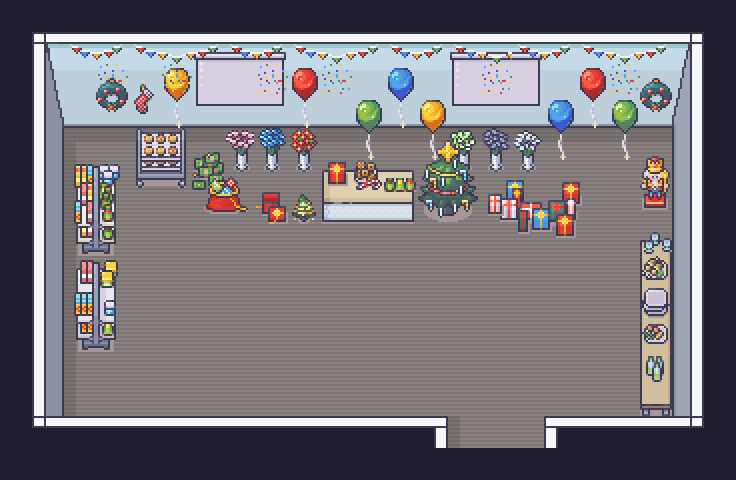

The image is a tile-based game level rendered from a .tmx file. Its description and source (layers, tilesets, objects; grid data summarised) follow:
An orthogonal 23x15 tile map with 32x32 px tiles, 10 tile layers (Black, wall, Windows, Floor, ...), 4 tilesets and 2 objects (player, npc5).

<map version="1.10" tiledversion="1.11.2" orientation="orthogonal" renderorder="right-down" width="23" height="15" tilewidth="32" tileheight="32" infinite="0" nextlayerid="12" nextobjectid="3">
 <editorsettings>
  <export target="party_map.json" format="json" />
 </editorsettings>
 <tileset firstgid="1" name="party room" tilewidth="32" tileheight="32" tilecount="110" columns="11">
  <image source="map_2.png" width="352" height="320" />
 </tileset>
 <tileset firstgid="111" name="Interiors_32x32" tilewidth="32" tileheight="32" tilecount="17024" columns="16">
  <image source="../IMG/map resource/Interiors_32x32.png" width="512" height="34048" />
 </tileset>
 <tileset firstgid="17135" source="../Map/Modern_Office_32x32.tsx" />
 <tileset firstgid="17983" source="../Map/Office_walls_floors_32x32.tsx" />
 <layer id="10" name="Black" width="23" height="15">
  <data>[345 cells, 345 non-empty, 1 distinct tile ids]</data>
 </layer>
 <layer id="1" name="wall" width="23" height="15">
  <data>[345 cells, 99 non-empty, 37 distinct tile ids]</data>
 </layer>
 <layer id="5" name="Windows" width="23" height="15">
  <data>[345 cells, 60 non-empty, 6 distinct tile ids]</data>
 </layer>
 <layer id="2" name="Floor" width="23" height="15">
  <data>[345 cells, 174 non-empty, 17 distinct tile ids]</data>
 </layer>
 <layer id="4" name="Table" width="23" height="15">
  <data>[345 cells, 6 non-empty, 6 distinct tile ids]</data>
 </layer>
 <layer id="8" name="white board" width="23" height="15">
  <data>[345 cells, 18 non-empty, 9 distinct tile ids]</data>
 </layer>
 <layer id="9" name="decoration4" width="23" height="15">
  <data>[345 cells, 23 non-empty, 15 distinct tile ids]</data>
 </layer>
 <layer id="3" name="decoration" width="23" height="15">
  <data>[345 cells, 46 non-empty, 27 distinct tile ids]</data>
 </layer>
 <layer id="6" name="decoration2" width="23" height="15">
  <data>[345 cells, 17 non-empty, 17 distinct tile ids]</data>
 </layer>
 <layer id="7" name="decoration3" width="23" height="15">
  <data>[345 cells, 38 non-empty, 36 distinct tile ids]</data>
 </layer>
 <objectgroup id="11" name="Players">
  <object id="1" name="player" x="436.8" y="393.6">
   <point />
  </object>
  <object id="2" name="npc5" x="363.2" y="227.2">
   <point />
  </object>
 </objectgroup>
</map>